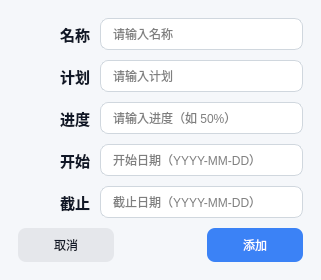
<?xml version="1.0" encoding="utf-8"?>
<ui version="4.0">
 <class>GoalRecordWindow</class>
 <widget class="QWidget" name="GoalRecordWindow">
  <property name="styleSheet">
   <string notr="true">QWidget#GoalRecordWindow {
  background: #F5F7FA;
}
QLabel {
  color: #111827;
}
QLineEdit, QTextEdit {
  background: #FFFFFF;
  border: 1px solid #D0D7DE;
  border-radius: 8px;
  padding: 6px 10px;
}
QLineEdit:focus, QTextEdit:focus {
  border: 1px solid #3B82F6;
}
QTextEdit {
  padding: 8px 10px;
}
QPushButton {
  background: #3B82F6;
  color: white;
  border: none;
  border-radius: 8px;
  padding: 8px 16px;
}
QPushButton:hover {
  background: #2563EB;
}
QPushButton:pressed {
  background: #1D4ED8;
}
QPushButton:disabled {
  background: #9CA3AF;
}
QPushButton#pushButton {
  background: #E5E7EB;
  color: #111827;
}
QPushButton#pushButton:hover {
  background: #D1D5DB;
}
QPushButton#pushButton:pressed {
  background: #C7CDD6;
}</string>
  </property>
  <property name="font">
   <font>
    <family>Microsoft YaHei UI</family>
    <pointsize>11</pointsize>
   </font>
  </property>
  <property name="geometry">
   <rect>
    <x>0</x>
    <y>0</y>
    <width>321</width>
    <height>249</height>
   </rect>
  </property>
  <property name="windowTitle">
   <string>添加目标</string>
  </property>
  <layout class="QVBoxLayout" name="verticalLayout_3">
   <property name="spacing">
    <number>12</number>
   </property>
   <property name="bottomMargin">
    <number>18</number>
   </property>
   <property name="rightMargin">
    <number>18</number>
   </property>
   <property name="topMargin">
    <number>18</number>
   </property>
   <property name="leftMargin">
    <number>18</number>
   </property>
   <item>
    <layout class="QVBoxLayout" name="verticalLayout_2">
     <property name="spacing">
      <number>10</number>
     </property>
     <property name="bottomMargin">
      <number>0</number>
     </property>
     <property name="rightMargin">
      <number>0</number>
     </property>
     <property name="topMargin">
      <number>0</number>
     </property>
     <property name="leftMargin">
      <number>0</number>
     </property>
     <item>
      <layout class="QVBoxLayout" name="verticalLayout">
       <property name="spacing">
        <number>10</number>
       </property>
       <property name="bottomMargin">
        <number>0</number>
       </property>
       <property name="rightMargin">
        <number>0</number>
       </property>
       <property name="topMargin">
        <number>0</number>
       </property>
       <property name="leftMargin">
        <number>0</number>
       </property>
       <item>
        <layout class="QHBoxLayout" name="horizontalLayout_5">
         <property name="spacing">
          <number>10</number>
         </property>
         <property name="bottomMargin">
          <number>0</number>
         </property>
         <property name="rightMargin">
          <number>0</number>
         </property>
         <property name="topMargin">
          <number>0</number>
         </property>
         <property name="leftMargin">
          <number>0</number>
         </property>
         <item>
          <widget class="QLabel" name="label">
           <property name="font">
            <font>
             <family>Microsoft YaHei UI</family>
             <pointsize>11</pointsize>
             <bold>true</bold>
            </font>
           </property>
           <property name="alignment">
            <set>Qt::AlignRight|Qt::AlignVCenter</set>
           </property>
           <property name="minimumSize">
            <size>
             <width>72</width>
             <height>0</height>
            </size>
           </property>
           <property name="text">
            <string>名称</string>
           </property>
          </widget>
         </item>
         <item>
          <widget class="QLineEdit" name="lineEdit">
           <property name="minimumSize">
            <size>
             <width>0</width>
             <height>32</height>
            </size>
           </property>
           <property name="clearButtonEnabled">
            <bool>true</bool>
           </property>
           <property name="placeholderText">
            <string>请输入名称</string>
           </property>
          </widget>
         </item>
        </layout>
       </item>
       <item>
        <layout class="QHBoxLayout" name="horizontalLayout_4">
         <property name="spacing">
          <number>10</number>
         </property>
         <property name="bottomMargin">
          <number>0</number>
         </property>
         <property name="rightMargin">
          <number>0</number>
         </property>
         <property name="topMargin">
          <number>0</number>
         </property>
         <property name="leftMargin">
          <number>0</number>
         </property>
         <item>
          <widget class="QLabel" name="label_2">
           <property name="font">
            <font>
             <family>Microsoft YaHei UI</family>
             <pointsize>11</pointsize>
             <bold>true</bold>
            </font>
           </property>
           <property name="alignment">
            <set>Qt::AlignRight|Qt::AlignVCenter</set>
           </property>
           <property name="minimumSize">
            <size>
             <width>72</width>
             <height>0</height>
            </size>
           </property>
           <property name="text">
            <string>计划</string>
           </property>
          </widget>
         </item>
         <item>
          <widget class="QLineEdit" name="lineEdit_2">
           <property name="minimumSize">
            <size>
             <width>0</width>
             <height>32</height>
            </size>
           </property>
           <property name="clearButtonEnabled">
            <bool>true</bool>
           </property>
           <property name="placeholderText">
            <string>请输入计划</string>
           </property>
          </widget>
         </item>
        </layout>
       </item>
       <item>
        <layout class="QHBoxLayout" name="horizontalLayout_3">
         <property name="spacing">
          <number>10</number>
         </property>
         <property name="bottomMargin">
          <number>0</number>
         </property>
         <property name="rightMargin">
          <number>0</number>
         </property>
         <property name="topMargin">
          <number>0</number>
         </property>
         <property name="leftMargin">
          <number>0</number>
         </property>
         <item>
          <widget class="QLabel" name="label_3">
           <property name="font">
            <font>
             <family>Microsoft YaHei UI</family>
             <pointsize>11</pointsize>
             <bold>true</bold>
            </font>
           </property>
           <property name="alignment">
            <set>Qt::AlignRight|Qt::AlignVCenter</set>
           </property>
           <property name="minimumSize">
            <size>
             <width>72</width>
             <height>0</height>
            </size>
           </property>
           <property name="text">
            <string>进度</string>
           </property>
          </widget>
         </item>
         <item>
          <widget class="QLineEdit" name="lineEdit_3">
           <property name="minimumSize">
            <size>
             <width>0</width>
             <height>32</height>
            </size>
           </property>
           <property name="clearButtonEnabled">
            <bool>true</bool>
           </property>
           <property name="placeholderText">
            <string>请输入进度（如 50%）</string>
           </property>
          </widget>
         </item>
        </layout>
       </item>
       <item>
        <layout class="QHBoxLayout" name="horizontalLayout_2">
         <property name="spacing">
          <number>10</number>
         </property>
         <property name="bottomMargin">
          <number>0</number>
         </property>
         <property name="rightMargin">
          <number>0</number>
         </property>
         <property name="topMargin">
          <number>0</number>
         </property>
         <property name="leftMargin">
          <number>0</number>
         </property>
         <item>
          <widget class="QLabel" name="label_4">
           <property name="font">
            <font>
             <family>Microsoft YaHei UI</family>
             <pointsize>11</pointsize>
             <bold>true</bold>
            </font>
           </property>
           <property name="alignment">
            <set>Qt::AlignRight|Qt::AlignVCenter</set>
           </property>
           <property name="minimumSize">
            <size>
             <width>72</width>
             <height>0</height>
            </size>
           </property>
           <property name="text">
            <string>开始</string>
           </property>
          </widget>
         </item>
         <item>
          <widget class="QLineEdit" name="lineEdit_4">
           <property name="minimumSize">
            <size>
             <width>0</width>
             <height>32</height>
            </size>
           </property>
           <property name="clearButtonEnabled">
            <bool>true</bool>
           </property>
           <property name="placeholderText">
            <string>开始日期（YYYY-MM-DD）</string>
           </property>
          </widget>
         </item>
        </layout>
       </item>
       <item>
        <layout class="QHBoxLayout" name="horizontalLayout">
         <property name="spacing">
          <number>10</number>
         </property>
         <property name="bottomMargin">
          <number>0</number>
         </property>
         <property name="rightMargin">
          <number>0</number>
         </property>
         <property name="topMargin">
          <number>0</number>
         </property>
         <property name="leftMargin">
          <number>0</number>
         </property>
         <item>
          <widget class="QLabel" name="label_5">
           <property name="font">
            <font>
             <family>Microsoft YaHei UI</family>
             <pointsize>11</pointsize>
             <bold>true</bold>
            </font>
           </property>
           <property name="alignment">
            <set>Qt::AlignRight|Qt::AlignVCenter</set>
           </property>
           <property name="minimumSize">
            <size>
             <width>72</width>
             <height>0</height>
            </size>
           </property>
           <property name="text">
            <string>截止</string>
           </property>
          </widget>
         </item>
         <item>
          <widget class="QLineEdit" name="lineEdit_5">
           <property name="minimumSize">
            <size>
             <width>0</width>
             <height>32</height>
            </size>
           </property>
           <property name="clearButtonEnabled">
            <bool>true</bool>
           </property>
           <property name="placeholderText">
            <string>截止日期（YYYY-MM-DD）</string>
           </property>
          </widget>
         </item>
        </layout>
       </item>
      </layout>
     </item>
     <item>
      <layout class="QHBoxLayout" name="horizontalLayout_6">
       <property name="spacing">
        <number>10</number>
       </property>
       <property name="bottomMargin">
        <number>0</number>
       </property>
       <property name="rightMargin">
        <number>0</number>
       </property>
       <property name="topMargin">
        <number>0</number>
       </property>
       <property name="leftMargin">
        <number>0</number>
       </property>
       <item>
        <widget class="QPushButton" name="pushButton">
         <property name="minimumSize">
          <size>
           <width>96</width>
           <height>34</height>
          </size>
         </property>
         <property name="text">
          <string>取消</string>
         </property>
        </widget>
       </item>
       <item>
        <spacer name="horizontalSpacer">
         <property name="orientation">
          <enum>Qt::Horizontal</enum>
         </property>
         <property name="sizeHint" stdset="0">
          <size>
           <width>40</width>
           <height>20</height>
          </size>
         </property>
        </spacer>
       </item>
       <item>
        <widget class="QPushButton" name="pushButton_2">
         <property name="minimumSize">
          <size>
           <width>96</width>
           <height>34</height>
          </size>
         </property>
         <property name="text">
          <string>添加</string>
         </property>
        </widget>
       </item>
      </layout>
     </item>
    </layout>
   </item>
  </layout>
 </widget>
 <resources/>
 <connections/>
</ui>
